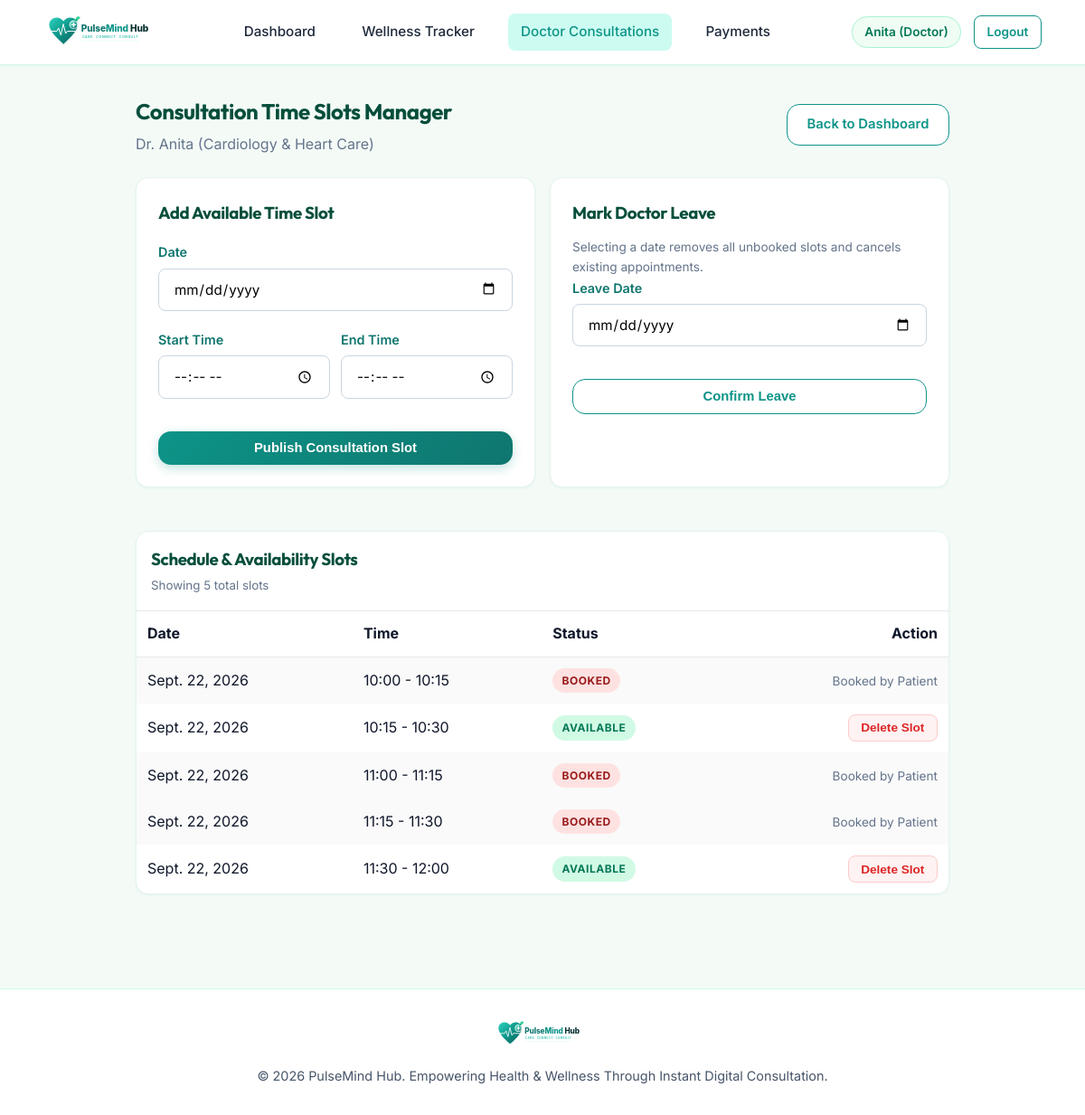
The page /consultations/slots/ (signed in) on the database its author committed.
### accounts/models.py (models this page shows, shortened)
class CustomUser(AbstractUser):
    ROLE_CHOICES = (
        ('PATIENT', 'Patient'),
        ('DOCTOR', 'Doctor'),
        ('ADMIN', 'Admin'),
    )
    role = models.CharField(max_length=10, choices=ROLE_CHOICES, default='PATIENT')
    phone = models.CharField(max_length=20, blank=True, null=True)
    profile_picture = models.ImageField(upload_to='profiles/', blank=True, null=True)
    bio = models.TextField(blank=True, null=True)
    specialization = models.CharField(max_length=100, blank=True, null=True, help_text="For Doctors: e.g., Cardiologist, Psychiatrist, General Physician")
    qualification = models.CharField(max_length=100, blank=True, null=True, help_text="e.g. MBBS, MD, PhD")
    consultation_fee = models.DecimalField(max_digits=10, decimal_places=2, default=500.00, help_text="Fee charged per consultation (₹)")
    experience_years = models.PositiveIntegerField(default=5, help_text="Years of medical practice")
    wellness_goal = models.CharField(max_length=255, blank=True, null=True, default="Improve daily sleep and stay hydrated")
    emergency_contact_name = models.CharField(max_length=100, blank=True, null=True)
    emergency_contact_phone = models.CharField(max_length=20, blank=True, null=True)
    @property
    def is_doctor(self):
        return self.role == 'DOCTOR'
    @property
    def is_admin(self):
        return self.role == 'ADMIN' or self.is_superuser or self.is_staff

### consultations/models.py (models this page shows, shortened)
class DoctorSlot(models.Model):
    doctor = models.ForeignKey(
        settings.AUTH_USER_MODEL,
        on_delete=models.CASCADE,
        related_name='available_slots',
        limit_choices_to={'role': 'DOCTOR'}
    )
    date = models.DateField()
    start_time = models.TimeField()
    end_time = models.TimeField()
    is_booked = models.BooleanField(default=False)
    class Meta:
        ordering = ['date', 'start_time']

### consultations/views.py (the view, shortened to what this page needs)
# urls.py: path('slots/', views.manage_slots, name='manage_slots'),
@login_required
def manage_slots(request):
    if not request.user.is_doctor and not request.user.is_admin:
        messages.error(request, "Only Doctors and Administrators can manage consultation slots.")
        return redirect('dashboard:index')
    doctor = request.user
    if request.user.is_admin and request.GET.get('doctor_id'):
        doctor = get_object_or_404(CustomUser, id=request.GET.get('doctor_id'), role='DOCTOR')
    slots = DoctorSlot.objects.filter(doctor=doctor, date__gte=timezone.now().date()).order_by('date', 'start_time')
    context = {
        'doctor': doctor,
        'slots': slots,
    }
    return render(request, 'consultations/manage_slots.html', context)

### templates/consultations/manage_slots.html (shortened to what this page needs)
{% extends 'base.html' %}
{% load static %}
{% block content %}
<div style="max-width: 900px; margin: 0 auto;">
    <div style="display: flex; justify-content: space-between; align-items: center; margin-bottom: 1.5rem; flex-wrap: wrap; gap: 1rem;">
        <div>
            <h1 style="font-size: 1.5rem; margin: 0;">
                Consultation Time Slots Manager
            </h1>
            <p style="color: #64748b; margin-top: 0.25rem;">
                Dr. {{ doctor.get_full_name|default:doctor.username }}
                ({{ doctor.specialization }})
            </p>
        </div>
        <a href="{% url 'dashboard:index' %}" class="btn btn-secondary">
            Back to Dashboard
        </a>
    </div>
    <div class="grid-2" style="gap: 1rem;">
        <div class="card">
            <h3 style="margin-bottom: 1rem;">
                Add Available Time Slot
            </h3>
            <form method="POST">
                <div class="form-group">
                    <label class="form-label">Date</label>
                    <input type="date" name="date" class="form-control" required>
                </div>
                <div class="grid-2" style="gap: 0.75rem;">
                    <div class="form-group">
                        <label class="form-label">Start Time</label>
                        <input type="time" name="start_time" class="form-control" required>
                    </div>
                    <div class="form-group">
                        <label class="form-label">End Time</label>
                        <input type="time" name="end_time" class="form-control" required>
                    </div>
                </div>
                <button type="submit"
                        class="btn btn-primary"
                        style="width:100%; margin-top:1rem;">
                    Publish Consultation Slot
                </button>
            </form>
        </div>
        <div class="card">
            <h3 style="margin-bottom: 0.75rem;">
                Mark Doctor Leave
            </h3>
            <p style="font-size: 0.85rem; color: #64748b;">
                Selecting a date removes all unbooked slots and cancels existing appointments.
            </p>
            <form method="POST"
                  onsubmit="return confirm('Register doctor leave for selected date?');">
                <div class="form-group">
                    <label class="form-label">Leave Date</label>
                    <input type="date"
                           name="leave_date"
                           class="form-control"
                           required>
                </div>
                <button type="submit"
                        class="btn btn-secondary"
                        style="width:100%; margin-top:1rem;">
                    Confirm Leave
                </button>
            </form>
        </div>
    </div>
    <div class="card" style="margin-top: 1.5rem; padding: 0;">
        <div style="padding: 1rem; border-bottom: 1px solid #e5e7eb;">
            <h3 style="margin:0;">
                Schedule & Availability Slots
            </h3>
            <small style="color:#64748b;">
                Showing {{ slots.count }} total slots
            </small>
        </div>
        <div style="overflow-x:auto;">
            <table style="width:100%; border-collapse:collapse;">
                <thead>
                    <tr style="border-bottom:1px solid #e5e7eb;">
                        <th style="padding:12px; text-align:left;">Date</th>
                        <th style="padding:12px; text-align:left;">Time</th>
                        <th style="padding:12px; text-align:left;">Status</th>
                        <th style="padding:12px; text-align:right;">Action</th>
                    </tr>
                </thead>
                <tbody>
                    {% for slot in slots %}
                    <tr {% if slot.is_booked %}style="background:#fafafa;"{% endif %}>
                        <td style="padding:12px;">
                            {{ slot.date }}
                        </td>
                        <td style="padding:12px;">
                            {{ slot.start_time|time:"H:i" }}
                            -
                            {{ slot.end_time|time:"H:i" }}
                        </td>
                        <td style="padding:12px;">
                            {% if slot.is_booked %}
                                <span class="badge"
                                      style="background:#fee2e2;color:#991b1b;">
                                    BOOKED
                                </span>
                            {% else %}
                                <span class="badge badge-paid">
                                    AVAILABLE
                                </span>
                            {% endif %}
                        </td>
                        <td style="padding:12px; text-align:right;">
                            {% if not slot.is_booked %}
                                <form method="POST"
                                      action="{% url 'consultations:delete_slot' slot.id %}"
                                      style="display:inline;"
                                      onsubmit="return confirm('Delete this slot?');">
                                    <button type="submit"
                                            class="btn btn-sm"
                                            style="background:#fef2f2;color:#dc2626;border:1px solid #fecaca;">
                                        Delete Slot
                                    </button>
                                </form>
                            {% else %}
                                <span style="font-size:0.85rem;color:#64748b;">
                                    Booked by Patient
                                </span>
                            {% endif %}
                        </td>
                    </tr>
                    {% endfor %}
                </tbody>
            </table>
        </div>
    </div>
</div>
{% endblock %}

### templates/base.html (shortened to what this page needs)
{% load static %}
<!DOCTYPE html>
<html lang="en">
<head>
    <link rel="stylesheet" href="{% static 'css/styles.css' %}">
</head>
<body>
    <nav class="navbar">
        <div class="navbar-container">
            <a href="{% url 'dashboard:index' %}" class="navbar-brand">
                <img src="{% static 'images/logo.svg' %}"
                     alt="PulseMind Hub"
                     class="navbar-logo">
            </a>
            {% if user.is_authenticated %}
                {% if user.is_admin %}
                    <ul class="nav-links">
                        <li>
                            <a href="{% url 'dashboard:index' %}"
                               class="nav-link {% if request.resolver_match.app_name == 'dashboard' %}active{% endif %}">
                                Admin Dashboard
                            </a>
                        </li>
                        <li>
                            <a href="{% url 'accounts:admin_user_list' %}"
                               class="nav-link {% if request.resolver_match.url_name == 'admin_user_list' or request.resolver_match.url_name == 'admin_user_add' or request.resolver_match.url_name == 'admin_user_edit' %}active{% endif %}">
                                User Management
                            </a>
                        </li>
                        <li>
                            <a href="{% url 'accounts:admin_consultations' %}"
                               class="nav-link {% if request.resolver_match.url_name == 'admin_consultations' %}active{% endif %}">
                                Consultations Audit
                            </a>
                        </li>
                        <li>
                            <a href="{% url 'accounts:admin_payments' %}"
                               class="nav-link {% if request.resolver_match.url_name == 'admin_payments' %}active{% endif %}">
                                Financial Audit
                            </a>
                        </li>
                    </ul>
                    <div style="display:flex; align-items:center; gap:0.85rem;">
                        <div class="user-badge"
                             style="background:#fef3c7; color:#92400e; border-color:#fde68a;">
                            Admin: {{ user.username }}
                        </div>
                        <a href="{% url 'accounts:logout' %}"
                           class="btn btn-secondary btn-sm">
                            Logout
                        </a>
                    </div>
                {% else %}
                    <ul class="nav-links">
                        <li>
                            <a href="{% url 'dashboard:index' %}"
                               class="nav-link {% if request.resolver_match.app_name == 'dashboard' %}active{% endif %}">
                                Dashboard
                            </a>
                        </li>
                        <li>
                            <a href="{% url 'wellness:index' %}"
                               class="nav-link {% if request.resolver_match.app_name == 'wellness' %}active{% endif %}">
                                Wellness Tracker
                            </a>
                        </li>
                        <li>
                            <a href="{% url 'consultations:doctors' %}"
                               class="nav-link {% if request.resolver_match.app_name == 'consultations' %}active{% endif %}">
                                Doctor Consultations
                            </a>
                        </li>
                        <li>
                            <a href="{% url 'payments:history' %}"
                               class="nav-link {% if request.resolver_match.app_name == 'payments' %}active{% endif %}">
                                Payments
                            </a>
                        </li>
                    </ul>
                    <div style="display:flex; align-items:center; gap:0.85rem;">
                        <a href="{% url 'accounts:profile' %}" class="user-badge">
                            {{ user.get_full_name|default:user.username }}
                            ({% if user.is_doctor %}Doctor{% else %}Patient{% endif %})
                        </a>
                        <a href="{% url 'accounts:logout' %}"
                           class="btn btn-secondary btn-sm">
                            Logout
                        </a>
                    </div>
                {% endif %}
            {% endif %}
        </div>
    </nav>
    <main class="main-wrapper">
        {% block content %}{% endblock %}
    </main>
    <footer>
        <div style="
            max-width:1600px;
            width:96%;
            margin:0 auto;
            padding:0 1.5rem;
            display:flex;
            flex-direction:column;
            align-items:center;
            gap:0.5rem;
        ">
            <img src="{% static 'images/logo.svg' %}"
                 alt="PulseMind Hub"
                 style="height:36px;">
            <p style="margin-top:0.5rem;">
                © 2026 PulseMind Hub. Empowering Health & Wellness Through Instant Digital Consultation.
            </p>
        </div>
    </footer>
</body>
</html>

### rows shown on the page
CustomUser: get_full_name "Anita", specialization "Cardiology & Heart Care"
DoctorSlot: date "Sept. 22, 2026", start_time "10:00", end_time "10:15", is_booked "BOOKED"
DoctorSlot: date "Sept. 22, 2026", start_time "10:15", end_time "10:30", is_booked "AVAILABLE"
DoctorSlot: date "Sept. 22, 2026", start_time "11:00", end_time "11:15", is_booked "BOOKED"
DoctorSlot: date "Sept. 22, 2026", start_time "11:15", end_time "11:30", is_booked "BOOKED"
DoctorSlot: date "Sept. 22, 2026", start_time "11:30", end_time "12:00", is_booked "AVAILABLE"

### other values the page prints
{{ slots.count }} "5"
